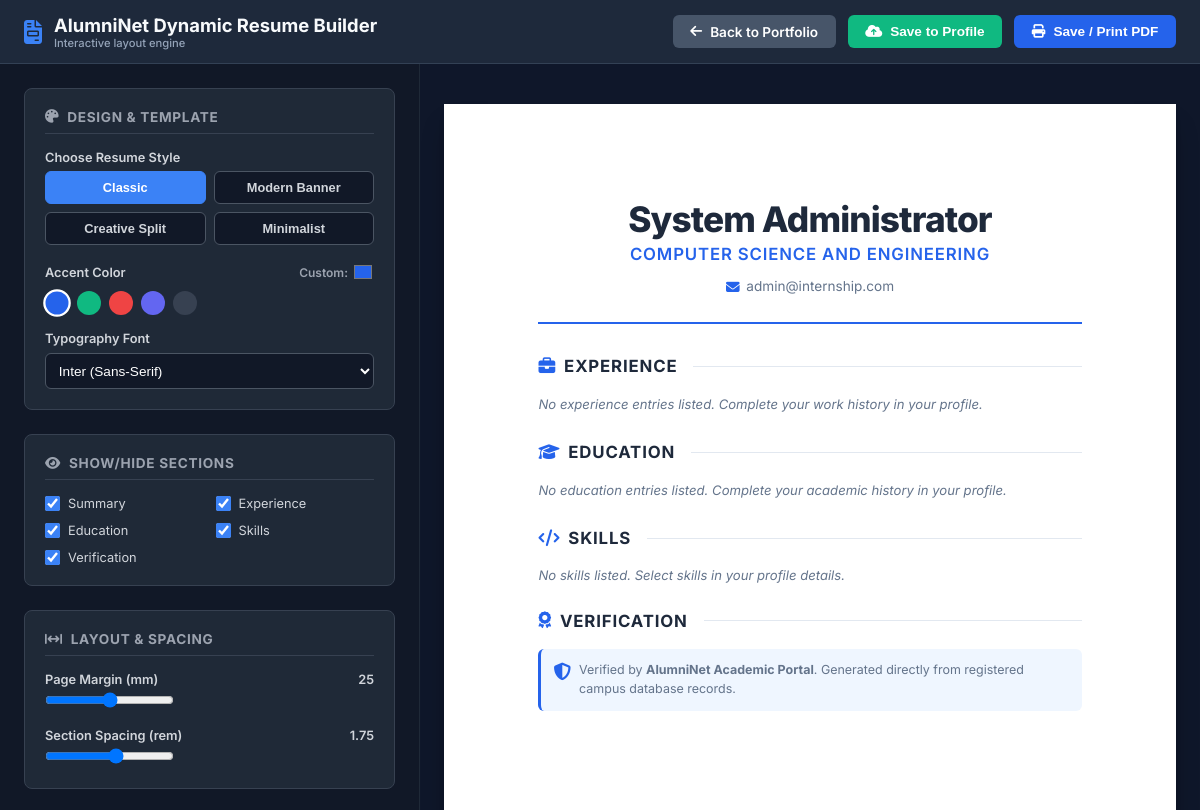
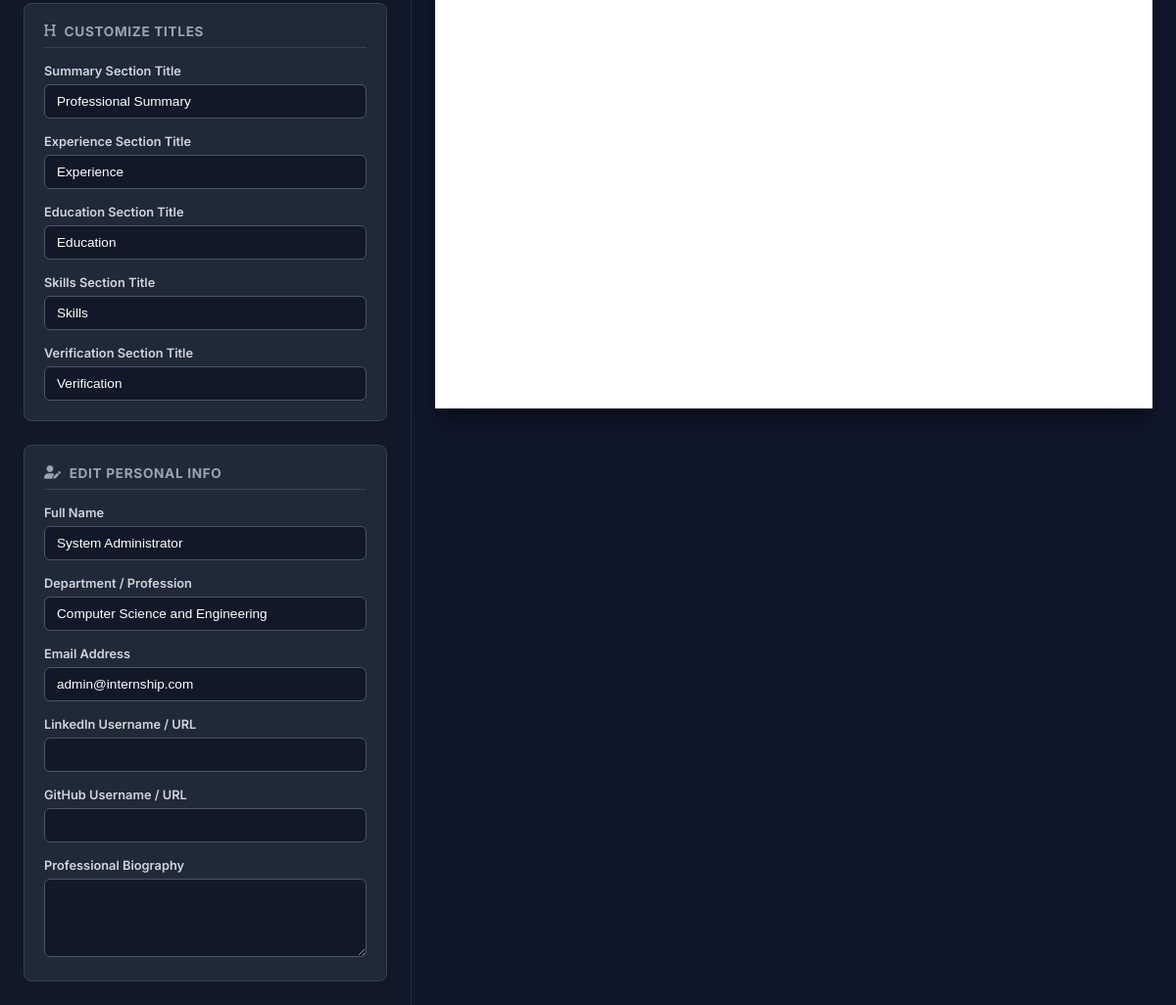
Before: /api/resume_builder.php (signed in) with the older database file (2 pictures, top to bottom).
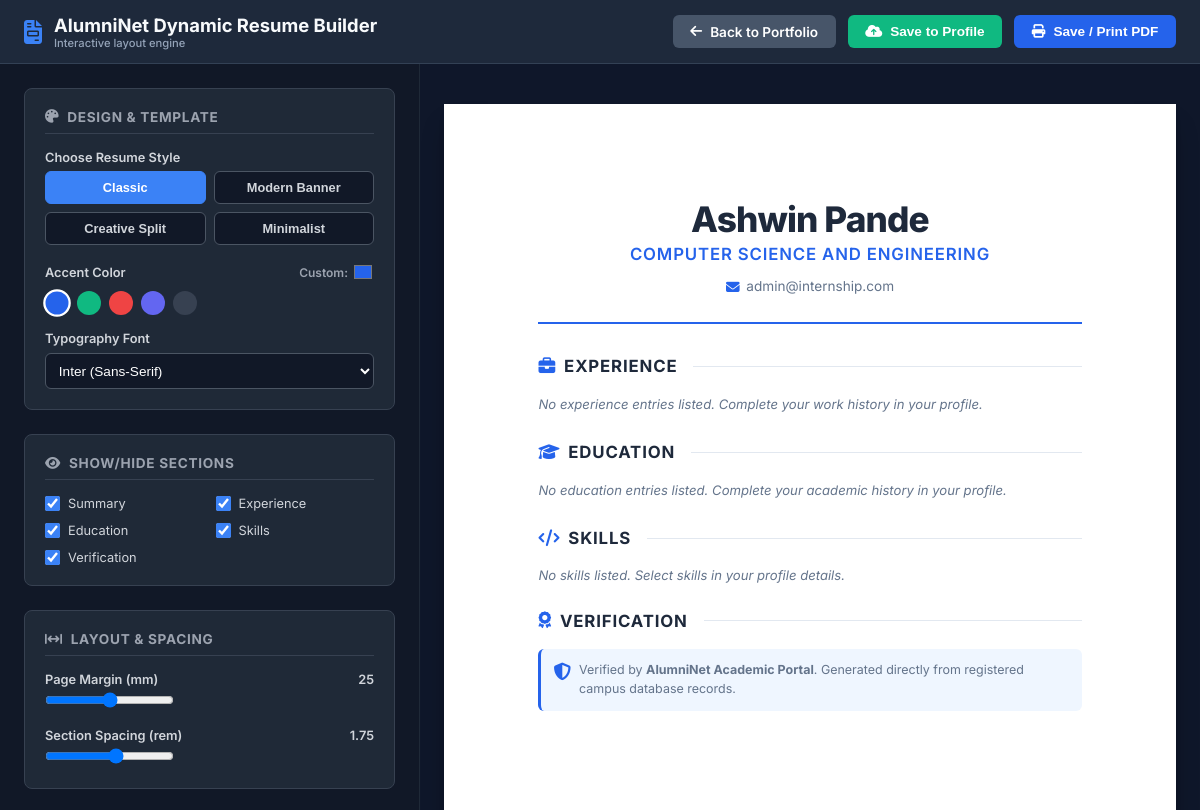
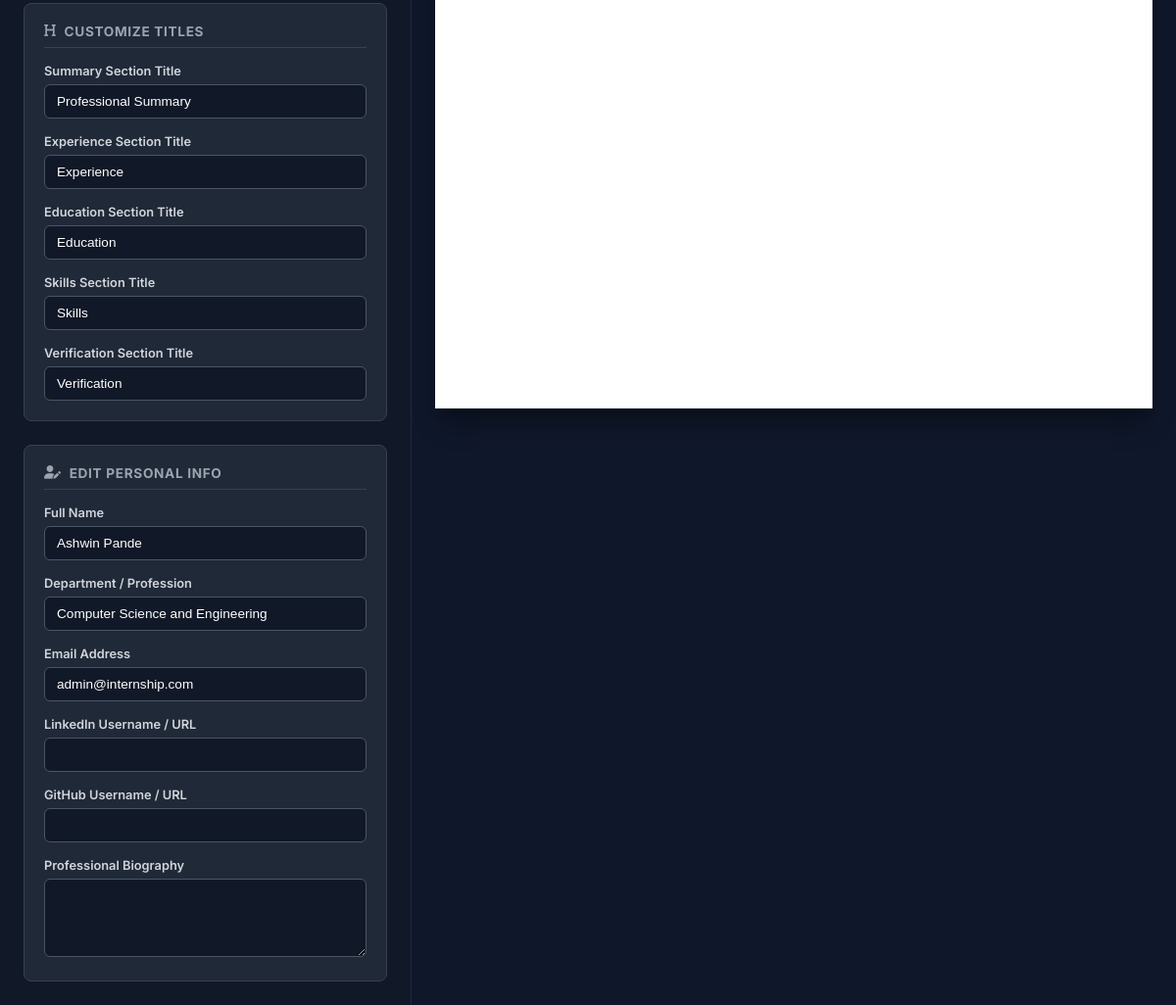
After: the same page with the newer database file (2 pictures, top to bottom).
### tables this page shows
CREATE TABLE IF NOT EXISTS users (
    id INT AUTO_INCREMENT PRIMARY KEY,
    name VARCHAR(255) NOT NULL,
    email VARCHAR(255) NOT NULL UNIQUE,
    username VARCHAR(150) NOT NULL UNIQUE,
    password VARCHAR(255) NOT NULL,
    phone VARCHAR(20) DEFAULT NULL,
    role ENUM('student', 'alumni', 'admin') NOT NULL DEFAULT 'student',
    status ENUM('pending', 'approved', 'rejected', 'blocked') NOT NULL DEFAULT 'pending',
    department_id INT,
    two_factor_secret VARCHAR(255) DEFAULT NULL,
    created_at TIMESTAMP DEFAULT CURRENT_TIMESTAMP,
    updated_at TIMESTAMP DEFAULT CURRENT_TIMESTAMP ON UPDATE CURRENT_TIMESTAMP,
    FOREIGN KEY (department_id) REFERENCES departments(id) ON DELETE SET NULL
);

CREATE TABLE IF NOT EXISTS departments (
    id INT AUTO_INCREMENT PRIMARY KEY,
    name VARCHAR(255) NOT NULL UNIQUE,
    code VARCHAR(50) NOT NULL UNIQUE
);

### api/resume_builder.php (the view, shortened to what the rows shown need)
<?php
require_once __DIR__ . '/../includes/db.php';
$user_id = get_user_id();
$role = $_SESSION['user_role'] ?? 'student';
$stmtUser = $pdo->prepare("SELECT u.name, u.email, u.role, d.name as department_name FROM users u LEFT JOIN departments d ON u.department_id = d.id WHERE u.id = ?");
$stmtUser->execute([$user_id]);
$user = $stmtUser->fetch();
?>
<!DOCTYPE html>
<html lang="en">
<head>
    <link rel="stylesheet" href="https://cdnjs.cloudflare.com/ajax/libs/font-awesome/6.4.0/css/all.min.css">
</head>
<body>
    <header class="builder-header">
        <div class="header-title-area">
            <div>
                <h1>AlumniNet Dynamic Resume Builder</h1>
            </div>
        </div>
    </header>
    <div class="builder-workspace">
        <aside class="customizer-sidebar">
            <section class="sidebar-section">
                <div class="form-group">
                    <label>Full Name</label>
                    <input type="text" class="form-input" id="inp-name" value="<?php echo htmlspecialchars($user['name']); ?>" oninput="updateLiveText('name', this.value)">
                </div>
                <div class="form-group">
                    <label>Department / Profession</label>
                    <input type="text" class="form-input" id="inp-dept" value="<?php echo htmlspecialchars($user['department_name'] ?? $role); ?>" oninput="updateLiveText('dept', this.value)">
                </div>
                <div class="form-group">
                    <label>Email Address</label>
                    <input type="email" class="form-input" id="inp-email" value="<?php echo htmlspecialchars($user['email']); ?>" oninput="updateLiveText('email', this.value)">
                </div>
            </section>
        </aside>
        <main class="preview-pane">
            <div class="resume-sheet template-classic" id="resume-sheet">
                <header class="resume-header" id="standard-header">
                    <div style="display: flex; align-items: center; gap: 1.25rem;">
                        <div class="header-left">
                            <h2 id="val-name"><?php echo htmlspecialchars($user['name']); ?></h2>
                            <p id="val-dept"><?php echo htmlspecialchars($user['department_name'] ?? $role); ?></p>
                        </div>
                    </div>
                    <div class="header-right" id="standard-contacts">
                        <div><i class="fa-solid fa-envelope"></i> <span id="val-email"><?php echo htmlspecialchars($user['email']); ?></span></div>
                    </div>
                </header>
            </div>
        </main>
    </div>
</body>
</html>

Changed rows visible on the page:
changed users "admin@internship.com": name "System Administrator" → "Ashwin Pande"
